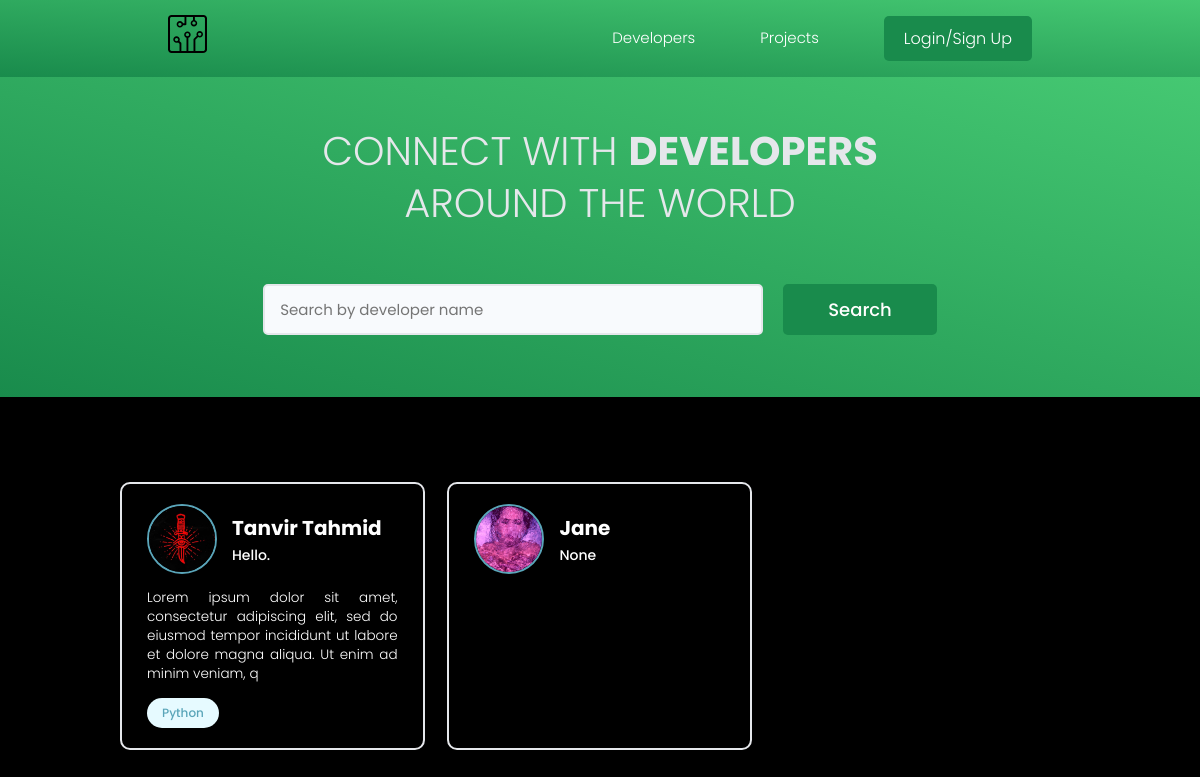
/profiles/, run on the app's committed database.
### users/models.py (models this page shows, shortened)
class Profile(models.Model):
    user = models.OneToOneField(
        User, on_delete=models.CASCADE, null=True, blank=True)
    name = models.CharField(max_length=200, blank=True, null=True)
    email = models.EmailField(max_length=500, blank=True, null=True)
    username = models.CharField(max_length=200, blank=True, null=True)
    location = models.CharField(max_length=200, blank=True, null=True)
    short_intro = models.CharField(max_length=200, blank=True, null=True)
    bio = models.TextField(blank=True, null=True)
    profile_image = models.ImageField(
        null=True, blank=True, upload_to='profiles/', default="profiles/user-default.png")
    social_github = models.CharField(max_length=200, blank=True, null=True)
    social_twitter = models.CharField(max_length=200, blank=True, null=True)
    social_linkedin = models.CharField(max_length=200, blank=True, null=True)
    social_youtube = models.CharField(max_length=200, blank=True, null=True)
    social_website = models.CharField(max_length=200, blank=True, null=True)
    created = models.DateTimeField(auto_now_add=True)
    id = models.UUIDField(default=uuid.uuid4, unique=True,
                          primary_key=True, editable=False)
    class Meta:
        ordering = ['created']
    @property
    def imageURL(self):
        try:
            url = self.profile_image.url
        except:
            url = ''
        return url

class Skill(models.Model):
    owner = models.ForeignKey(
        Profile, on_delete=models.CASCADE, null=True, blank=True)
    name = models.CharField(max_length=200, blank=True, null=True)
    description = models.TextField(null=True, blank=True)
    created = models.DateTimeField(auto_now_add=True)
    id = models.UUIDField(default=uuid.uuid4, unique=True,
                          primary_key=True, editable=False)
    def __str__(self):
        return str(self.name)

### users/views.py (the view)
# urls.py: path('profiles/', views.profiles, name="profiles"),
def profiles(request):
    profiles, search_query = searchProfiles(request)
    custom_range, profiles = paginateProfiles(request, profiles, 3)
    context = {'profiles': profiles, 'search_query': search_query,
               'custom_range': custom_range}
    return render(request, 'users/profiles.html', context)

### users/utils.py (called while the page is built)
def paginateProfiles(request, profiles, results):
    page = request.GET.get('page')
    paginator = Paginator(profiles, results)
    try:
        profiles = paginator.page(page)
    except PageNotAnInteger:
        page = 1
        profiles = paginator.page(page)
    except EmptyPage:
        page = paginator.num_pages
        profiles = paginator.page(page)
    leftIndex = (int(page) - 4)
    if leftIndex < 1:
        leftIndex = 1
    rightIndex = (int(page) + 5)
    if rightIndex > paginator.num_pages:
        rightIndex = paginator.num_pages + 1
    custom_range = range(leftIndex, rightIndex)
    return custom_range, profiles

def searchProfiles(request):
    search_query = ''
    if request.GET.get('search_query'):
        search_query = request.GET.get('search_query')
    skills = Skill.objects.filter(name__icontains=search_query)
    profiles = Profile.objects.distinct().filter(
        Q(name__icontains=search_query) |
        Q(short_intro__icontains=search_query) |
        Q(skill__in=skills)
    )
    return profiles, search_query

### users/templates/users/profiles.html (shortened to what this page needs)
{% extends 'main.html' %}
{% block content %}
<main class="home">
    <section class="hero-section text-center">
        <div class="container container--narrow">
            <div class="hero-section__box">
                <h2>CONNECT WITH <span>DEVELOPERS</span></h2>
                <h2>AROUND THE WORLD</h2>
            </div>
            <div class="hero-section__search">
                <form id="searchForm" class="form" action="{% url 'profiles' %}" method="get">
                    <div class="form__field">
                        <input class="input input--text" id="formInput#search" type="text" name="search_query"
                            value="{{search_query}}" placeholder="Search by developer name" />
                    </div>
                    <input class="btn btn--sub btn--lg" type="submit" value="Search" />
                </form>
            </div>
        </div>
    </section>
    <section class="devlist">
        <div class="container">
            <div class="grid grid--three">
                {% for profile in profiles %}
                <div class="column card">
                    <div class="dev">
                        <a href="{% url 'user-profile' profile.id %}" class="card__body">
                            <div class="dev__profile">
                                <img class="avatar avatar--md" src="{{ profile.imageURL }}" alt="image" />
                                <div class="dev__meta">
                                    <h3>{{profile.name}}</h3>
                                    <h5>{{profile.short_intro|slice:"60"}}</h5>
                                </div>
                            </div>
                            <p class="dev__info">{{profile.bio|slice:"150"}}</p>
                            <div class="dev__skills">
                                {% for skill in profile.skill_set.all|slice:"5" %}
                                <span class="tag tag--pill tag--main">
                                    <small>{{skill}}</small>
                                </span>
                                {% endfor %}
                            </div>
                        </a>
                    </div>
                </div>
                {% endfor %}
            </div>
        </div>
    </section>
</main>
{% endblock content %}

### static/styles/app.css (style rules this page uses)
:root { --color-sub: #2d2d39; }
body { line-height: 1.6; font-weight: 400; font-size: 1.5rem; color: #000000; background-color: #000000; min-height: 100vh; }
p { color: white; }
.card { border-radius: 1rem; background-color: #000000; border: 1.5px solid var(--color-light); width: auto; height: auto; margin-top: 0.5rem; margin-bottom: 0.5rem; overflow: hidden; }
.btn--sub { background-color: #198b4c; }
.card { border: 2px solid var(--color-light); }
img { width: 100%; }
.hero-section { height: 40vh; display: flex; align-items: center; background: linear-gradient(to right top, #198b4c, #45c872); }
.hero-section__box { margin-bottom: 4rem; }
.hero-section__box > h2, .hero-section__box > h2 > span { font-size: 4rem; color: var(--color-light); line-height: 1.3; text-transform: uppercase; }
.hero-section__box > h2 { font-weight: 300; }
.hero-section__box > h2 > span { font-weight: 700; }
.hero-section__search > .form { display: flex; align-items: center; justify-content: center; gap: 2rem; }
.hero-section__search > .form input.input--text { width: 50rem; }
.devlist { margin-top: 8rem; }
.devlist .grid { align-items: stretch; }
.devlist .dev .dev__profile { display: flex; align-items: center; gap: 1.5rem; }
.devlist .dev .dev__meta h3 { color: #fff; font-size: 2rem; font-weight: 700; }
.devlist .dev .dev__meta h5 { color: #fff; font-size: 1.4rem; font-weight: 500; }
.devlist .dev .dev__info { margin: 1.5rem 0; font-size: 1.35rem; line-height: 1.4; text-align: justify; }

### static/uikit/styles/modules/_variables.css (style rules this page uses)
:root { --color-main: #5aa5b9; --color-main-light: #e6faff; --color-sub: #3f4156; --color-sub-light: #51546e; --color-sub-lighter: #ededfd; --color-text: #737373; --color-gray: #8b8b8b; --color-light: #e5e7eb; --color-light-gray: #767676; --color-bg: #f8fafd; --color-white: #fffefd; --color-white-light: #f3f3f3; --color-success: #359e64; --color-success-bg: #def8e8; --color-error: #fc4b0b; --color-error-bg: #fff2ee; --font-base: 'Poppins', arial, helvetica, 'Segoe UI', roboto, ubuntu, sans-serif; --font-monospace: 'Fira Code', 'Courier New', courier, monospace; --font-regular: 300; --font-medium: 500; --font-bold: 700; --generic-shadow: 1px 1px 5px #00000010; --generic-transition: all 0.3s ease-in-out; }

### static/uikit/styles/modules/_base.css (style rules this page uses)
* { margin: 0; padding: 0; box-sizing: border-box; text-rendering: optimizeLegibility; color: inherit; font-size: inherit; }
html { font-size: 50%; }
@media only screen and (min-width: 480px) { html { font-size: 56.25%; } }
@media only screen and (min-width: 1200px) { html { font-size: 62.5%; } }
body { line-height: 1.6; font-weight: 400; font-size: 1.5rem; color: var(--color-text); background-color: var(--color-bg); min-height: 100vh; }

### static/uikit/styles/modules/_typography.css (style rules this page uses)
* { font-family: var(--font-base); }
h2 { font-size: 3.6rem; font-weight: var(--font-bold); }
h3 { font-size: 3.2rem; font-weight: var(--font-medium); }
h5 { font-size: 2.4rem; font-weight: var(--font-medium); }
h5, h6 { font-weight: var(--font-regular); }
p, span, strong { font-size: 1.6rem; color: var(--color-text); font-weight: var(--font-regular); }
a { padding-bottom: 2px; text-decoration: none; display: inline-block; color: var(--color-main); font-weight: var(--font-medium); }

### static/uikit/styles/modules/_utilities.css (style rules this page uses)
.container { width: 92%; max-width: 165rem; margin: 0 auto; box-sizing: border-box; }
.container--narrow { width: 92%; max-width: 120rem; }
@media screen and (min-width: 1000px) { .container { width: 90%; } }
@media screen and (min-width: 1000px) { .container--narrow { width: 85%; } }
@media screen and (min-width: 1200px) { .container { width: 80%; } }
@media screen and (min-width: 1200px) { .container--narrow { width: 72%; } }
.text-center { text-align: center; }

### static/uikit/styles/modules/_avatar.css (style rules this page uses)
.avatar { border-radius: 50%; border: 2px solid var(--color-main); object-fit: cover; }
.avatar--md { height: 7rem; width: 7rem; }

### static/uikit/styles/modules/_button.css (style rules this page uses)
.btn { display: inline-block; position: relative; cursor: pointer; background-color: var(--color-light); font-weight: var(--font-medium); color: var(--color-sub); text-decoration: none; padding: 1rem 2rem; border-radius: 0.5rem; border: none; width: -webkit-fit-content; width: -moz-fit-content; width: fit-content; height: -webkit-fit-content; height: -moz-fit-content; height: fit-content; font-size: 1.6rem; outline-width: 0; outline-color: transparent; -webkit-backface-visibility: hidden; backface-visibility: hidden; transition: all 0.3s ease-in-out; }
.btn--sub { background-color: var(--color-sub); color: var(--color-white); }
.btn--lg { font-size: 1.8rem; padding: 1.2rem 4.5rem; }

### data on the page
Profile: imageURL (picture), name "Tanvir Tahmid", short_intro "Hello.", bio "Lorem ipsum dolor sit amet, consectetur adipiscing elit, sed do eiusmod tempor incididunt ut labore et dolore magna aliqua. Ut enim ad minim veniam, q"
Skill: name "Python"
Profile: imageURL (picture), name "Jane", short_intro "None"
